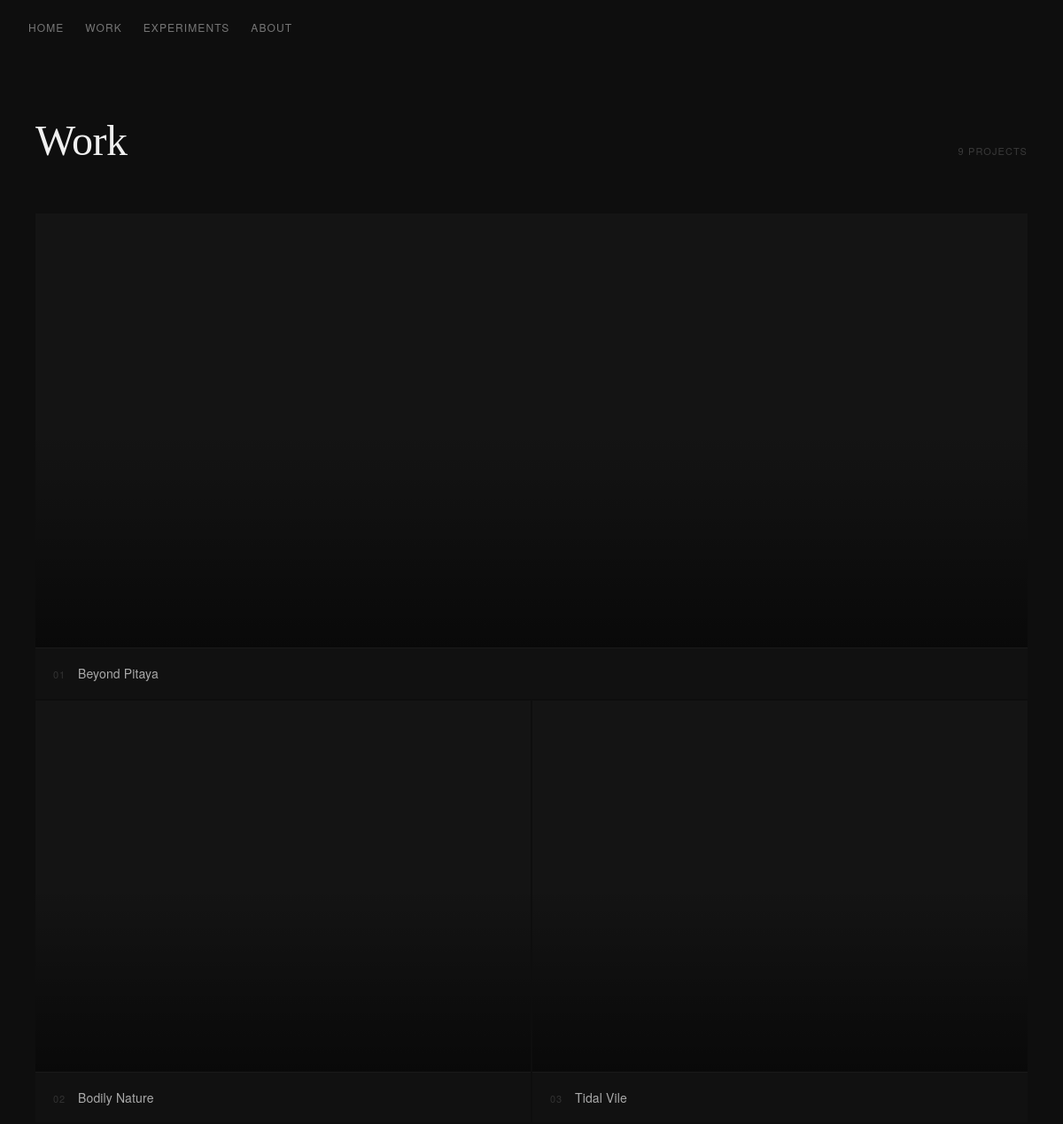
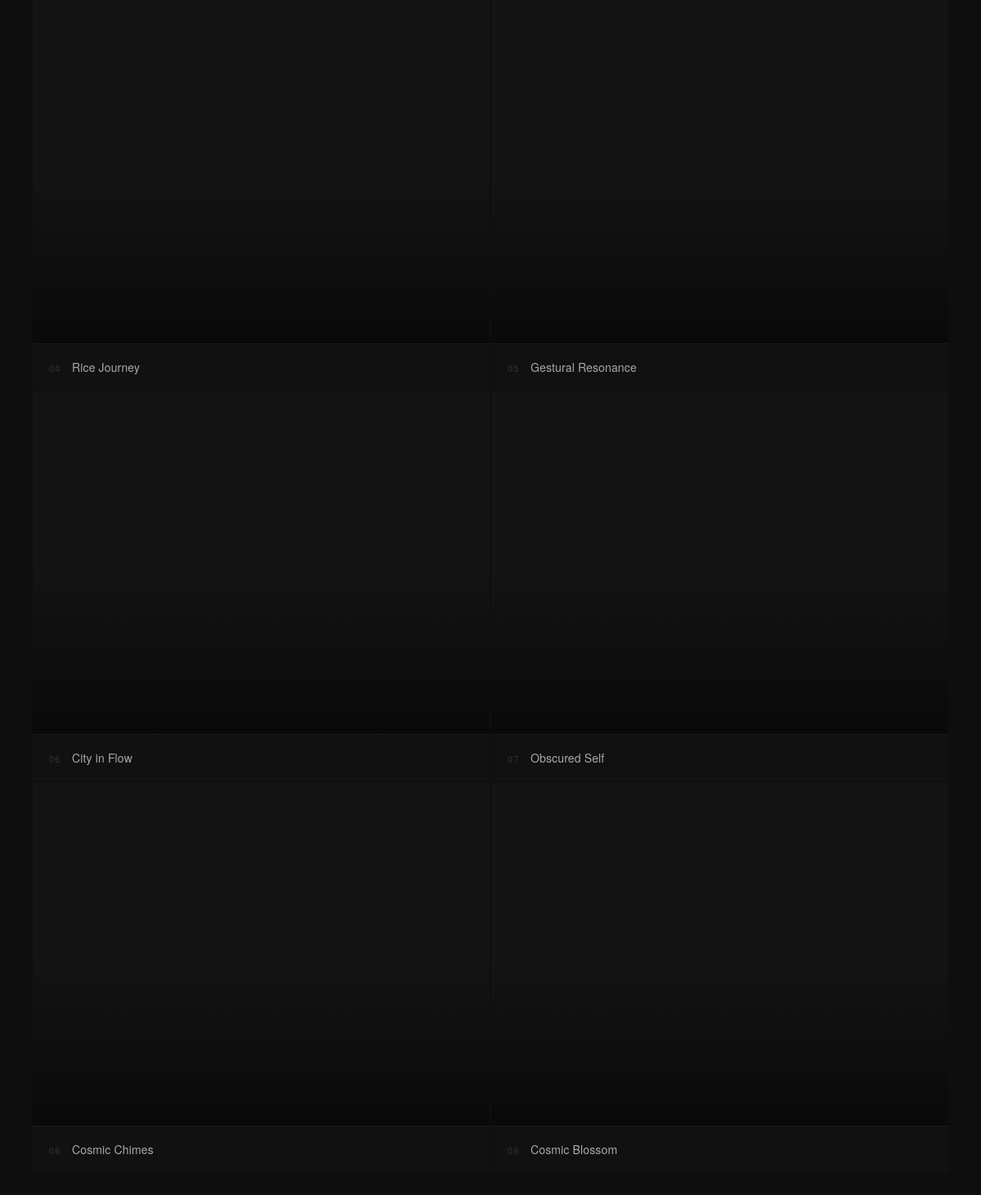
The app's page /projects.php with its own data (2 pictures, top to bottom).
### tables this page shows
CREATE TABLE projects (
    id INTEGER PRIMARY KEY AUTOINCREMENT,
    title TEXT,
    slug TEXT,
    immersion TEXT,
    context TEXT,
    system_text TEXT,
    interaction_text TEXT,
    material TEXT,
    reflection TEXT
);

### public/projects.php (the view, shortened to what this page needs)
<?php
require_once __DIR__ . '/../src/functions.php';
$projects = get_all_projects();
render_header('Work');
?>
<div class="work-wrap">
  <div class="work-page-header">
    <h1>Work</h1>
    <span class="work-count"><?= count($projects) ?> projects</span>
  </div>
  <div class="work-grid">
    <?php foreach ($projects as $i => $p):
        $featured = ($i === 0) ? ' work-card--featured' : '';
    ?>
    <a href="/p/<?= htmlspecialchars($p['slug']) ?>" class="work-card<?= $featured ?>">
      <div class="work-card-image">
        <div class="work-card-overlay"></div>
      </div>
      <div class="work-card-meta">
        <span class="work-card-index"><?= str_pad($i + 1, 2, '0', STR_PAD_LEFT) ?></span>
        <span class="work-card-title"><?= htmlspecialchars($p['title']) ?></span>
      </div>
    </a>
    <?php endforeach; ?>
  </div>
</div>
<?php render_footer(); ?>

### src/functions.php (shortened to what this page needs)
<?php
function get_all_projects() {
    $db = get_db();
    $stmt = $db->query("SELECT * FROM projects");
    return $stmt->fetchAll(PDO::FETCH_ASSOC);
}
function render_header($title = '') {
    ?>
    <!doctype html>
    <html lang="en">
    <head>
        <link rel="stylesheet" href="/css/style.css">
    </head>
    <body>
        <nav>
            <div class="nav-links">
                <a href="/">Home</a>
                <a href="/work">Work</a>
                <a href="/experiments">Experiments</a>
                <a href="/about">About</a>
            </div>
        </nav>
    <?php
}
function render_footer() {
    ?>
    </body>
    </html>
    <?php
}

### public/css/style.css (style rules this page uses)
*, *::before, *::after { box-sizing: border-box; margin: 0; padding: 0; }
body { background: #0e0e0e; color: #d4d4d4; font-family: 'Georgia', serif; font-size: 17px; line-height: 1.75; -webkit-text-size-adjust: 100%; }
nav { padding: 20px 32px; position: relative; z-index: 10; }
.nav-links { display: flex; flex-wrap: wrap; gap: 6px 24px; align-items: center; }
.nav-links a { font-family: 'Helvetica Neue', sans-serif; font-size: 12px; letter-spacing: 0.09em; text-transform: uppercase; color: #777; text-decoration: none; transition: color 0.2s; white-space: nowrap; }
.work-wrap { padding-bottom: 100px; }
.work-page-header { display: flex; align-items: baseline; justify-content: space-between; padding: 56px 40px 40px; max-width: 1200px; margin: 0 auto; }
.work-page-header h1 { font-size: clamp(1.8rem, 4vw, 3rem); font-weight: 400; color: #f0f0f0; letter-spacing: -0.01em; }
.work-count { font-family: 'Helvetica Neue', sans-serif; font-size: 11px; letter-spacing: 0.1em; text-transform: uppercase; color: #3a3a3a; }
.work-grid { display: grid; grid-template-columns: 1fr 1fr; gap: 2px; padding: 0 40px; max-width: 1200px; margin: 0 auto; }
.work-card--featured { grid-column: 1 / -1; }
.work-card { display: block; text-decoration: none; background: #111; overflow: hidden; }
.work-card-image { position: relative; width: 100%; overflow: hidden; background: #141414; }
.work-card--featured .work-card-image { aspect-ratio: 16 / 7; }
.work-card:not(.work-card--featured) .work-card-image { aspect-ratio: 4 / 3; }
.work-card-overlay { position: absolute; inset: 0; background: linear-gradient(to top, rgba(0,0,0,0.55) 0%, transparent 50%); pointer-events: none; }
.work-card-meta { display: flex; align-items: baseline; gap: 14px; padding: 16px 20px; border-top: 1px solid #1a1a1a; transition: background 0.2s; }
.work-card-index { font-family: 'Helvetica Neue', sans-serif; font-size: 11px; color: #333; letter-spacing: 0.08em; flex-shrink: 0; }
.work-card-title { font-family: 'Helvetica Neue', sans-serif; font-size: 14px; color: #aaa; letter-spacing: 0.01em; transition: color 0.2s; }

### records on screen
projects: i "01", title "Beyond Pitaya"
projects: i "02", title "Bodily Nature"
projects: i "03", title "Tidal Vile"
projects: i "04", title "Rice Journey"
projects: i "05", title "Gestural Resonance"
projects: i "06", title "City in Flow"
projects: i "07", title "Obscured Self"
projects: i "08", title "Cosmic Chimes"
projects: i "09", title "Cosmic Blossom"

### other values on screen
count($projects) "9"
